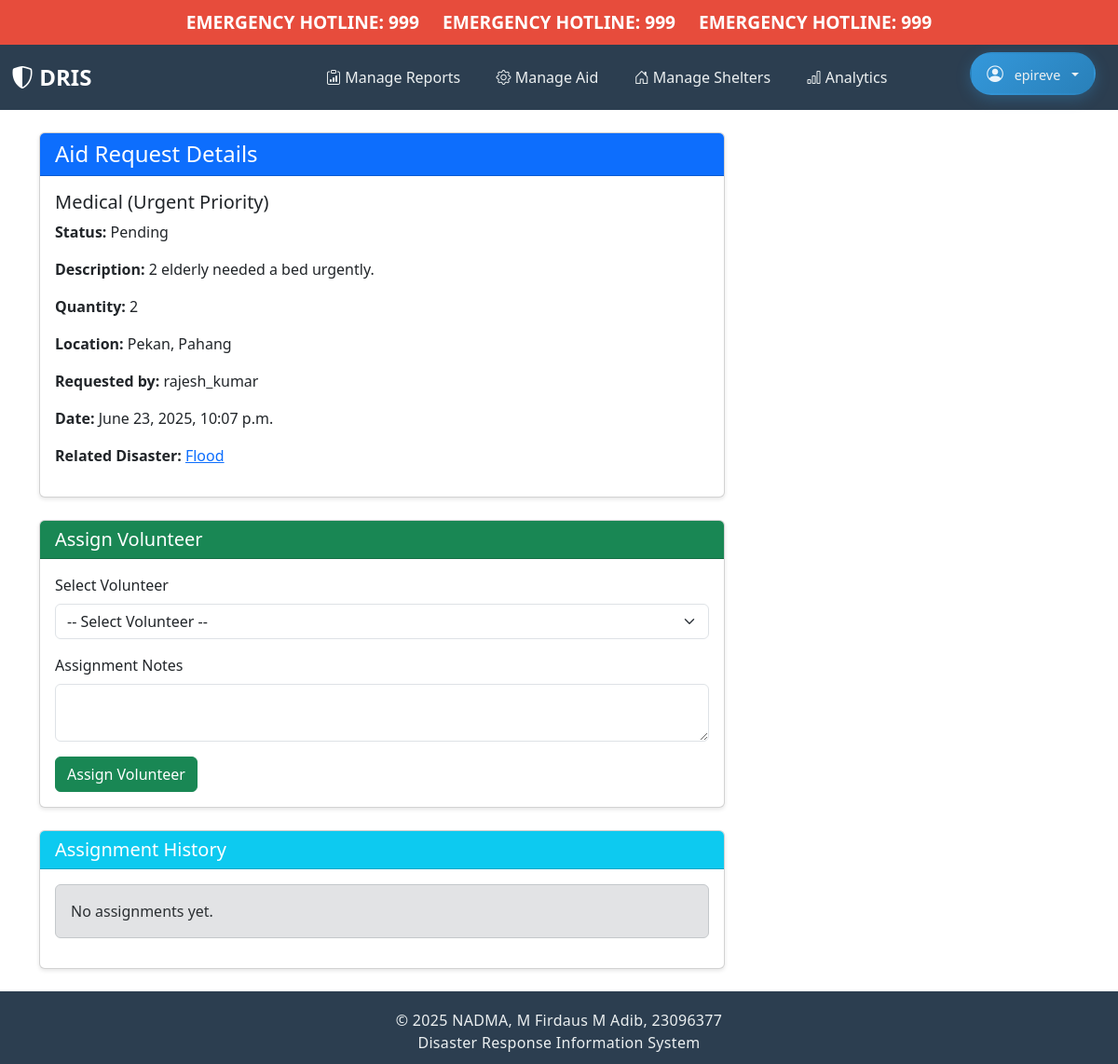
Screenshot of /aid/request/11/ (signed in) with the database file from the repository.
### core/models.py (models this page shows, shortened)
class User(AbstractUser):
    ROLE_CHOICES = [
        ("CITIZEN", "Citizen"),
        ("VOLUNTEER", "Volunteer"),
        ("AUTHORITY", "Authority"),
    ]
    role = models.CharField(max_length=10, choices=ROLE_CHOICES)

class AidRequest(models.Model):
    AID_TYPES = [
        ("FOOD", "Food"),
        ("WATER", "Water"),
        ("SHELTER", "Shelter"),
        ("MEDICAL", "Medical"),
        ("RESCUE", "Rescue"),
        ("OTHER", "Other"),
    ]
    STATUS_CHOICES = [
        ("PENDING", "Pending"),
        ("APPROVED", "Approved"),
        ("IN_PROGRESS", "In Progress"),
        ("FULFILLED", "Fulfilled"),
        ("REJECTED", "Rejected"),
    ]
    PRIORITY_CHOICES = [
        ("LOW", "Low"),
        ("MEDIUM", "Medium"),
        ("HIGH", "High"),
        ("URGENT", "Urgent"),
    ]
    requester = models.ForeignKey(
        User, on_delete=models.CASCADE, related_name="aid_requests"
    )
    disaster_report = models.ForeignKey(
        DisasterReport,
        on_delete=models.SET_NULL,
        null=True,
        blank=True,
        related_name="aid_requests",
    )
    aid_type = models.CharField(max_length=7, choices=AID_TYPES)
    description = models.TextField(
        help_text="Detailed description of the aid needed", blank=True, default=""
    )
    quantity = models.PositiveIntegerField(
        null=True, blank=True, help_text="Number of items/people needing assistance"
    )
    priority = models.CharField(
        max_length=6, choices=PRIORITY_CHOICES, default="MEDIUM"
    )
    status = models.CharField(max_length=11, choices=STATUS_CHOICES, default="PENDING")
    location_details = models.TextField(
        help_text="Specific location details for aid delivery", blank=True, default=""
    )
    timestamp = models.DateTimeField(auto_now_add=True)
    last_updated = models.DateTimeField(auto_now=True)
    assigned_to = models.ForeignKey(
        User,
        on_delete=models.SET_NULL,
        null=True,
        blank=True,
        related_name="assigned_aid_requests",
    )
    notes = models.TextField(blank=True, help_text="Additional notes or updates")
    class Meta:
        ordering = ["-timestamp"]

class DisasterReport(models.Model):
    DISASTER_TYPES = [
        ("FLOOD", "Flood"),
        ("LANDSLIDE", "Landslide"),
        ("HAZE", "Haze"),
        ("FIRE", "Fire"),
        ("EARTHQUAKE", "Earthquake"),
        ("OTHER", "Other"),
    ]
    SEVERITY_CHOICES = [
        ("LOW", "Low"),
        ("MEDIUM", "Medium"),
        ("HIGH", "High"),
        ("CRITICAL", "Critical"),
    ]
    STATUS_CHOICES = [
        ("NEW", "New"),
        ("VERIFIED", "Verified"),
        ("IN_PROGRESS", "In Progress"),
        ("RESOLVED", "Resolved"),
    ]
    reporter = models.ForeignKey(User, on_delete=models.CASCADE)
    disaster_type = models.CharField(max_length=10, choices=DISASTER_TYPES)
    description = models.TextField(help_text="Detailed description of the disaster")
    latitude = models.DecimalField(
        max_digits=9,
        decimal_places=6,
        validators=[MinValueValidator(-90), MaxValueValidator(90)],
    )
    longitude = models.DecimalField(
        max_digits=9,
        decimal_places=6,
        validators=[MinValueValidator(-180), MaxValueValidator(180)],
    )
    severity = models.CharField(max_length=8, choices=SEVERITY_CHOICES)
    status = models.CharField(max_length=11, choices=STATUS_CHOICES, default="NEW")
    timestamp = models.DateTimeField(auto_now_add=True)
    last_updated = models.DateTimeField(auto_now=True)

### core/views.py (the view, shortened to what this page needs)
# urls.py: path("aid/request/<int:pk>/", views.aid_request_detail, name="aid_request_detail"),
@login_required
def aid_request_detail(request, pk):
    aid_request = get_object_or_404(AidRequest, pk=pk)
    assignments = TaskAssignment.objects.filter(aid_request=aid_request).select_related(
        "volunteer", "authority"
    )
    can_assign = request.user.is_authenticated and (
        request.user.role == "AUTHORITY"
        or request.user.is_superuser
        or request.user.is_staff
    )
    volunteers = User.objects.filter(role="VOLUNTEER", is_active=True)
    assignment_error = None
    context = {
        "aid_request": aid_request,
        "can_update": request.user.role in ["VOLUNTEER", "AUTHORITY"],
        "assignments": assignments,
        "can_assign": can_assign,
        "volunteers": volunteers,
        "assignment_error": assignment_error,
    }
    return render(request, "aid/request_detail.html", context)

### core/templates/aid/request_detail.html (shortened to what this page needs)
{% extends "core/home.html" %}
{% block content %}
<div class="container mt-4">
    <div class="row">
        <div class="col-md-8">
            <div class="card mb-4">
                <div class="card-header bg-primary text-white">
                    <h4 class="mb-0">Aid Request Details</h4>
                </div>
                <div class="card-body">
                    <h5>{{ aid_request.get_aid_type_display }} ({{ aid_request.get_priority_display }} Priority)</h5>
                    <p><strong>Status:</strong> {{ aid_request.get_status_display }}</p>
                    <p><strong>Description:</strong> {{ aid_request.description }}</p>
                    <p><strong>Quantity:</strong> {{ aid_request.quantity }}</p>
                    <p><strong>Location:</strong> {{ aid_request.location_details }}</p>
                    <p><strong>Requested by:</strong> {{ aid_request.requester.username }}</p>
                    <p><strong>Date:</strong> {{ aid_request.timestamp|date:"F j, Y, P" }}</p>
                    {% if aid_request.disaster_report %}
                        <p><strong>Related Disaster:</strong>
                            <a href="{% url 'disaster_report_detail' aid_request.disaster_report.pk %}">
                                {{ aid_request.disaster_report.get_disaster_type_display }}
                            </a>
                        </p>
                    {% endif %}
                </div>
            </div>
            {% if can_assign %}
            <div class="card mb-4">
                <div class="card-header bg-success text-white">
                    <h5 class="mb-0">Assign Volunteer</h5>
                </div>
                <div class="card-body">
                    <form method="post">
                        <div class="mb-3">
                            <label for="volunteer_id" class="form-label">Select Volunteer</label>
                            <select name="volunteer_id" id="volunteer_id" class="form-select" required>
                                <option value="">-- Select Volunteer --</option>
                            </select>
                        </div>
                        <div class="mb-3">
                            <label for="assignment_notes" class="form-label">Assignment Notes</label>
                            <textarea name="assignment_notes" id="assignment_notes" class="form-control" rows="2"></textarea>
                        </div>
                        <button type="submit" class="btn btn-success">Assign Volunteer</button>
                    </form>
                </div>
            </div>
            {% endif %}
            <div class="card mb-4">
                <div class="card-header bg-info text-white">
                    <h5 class="mb-0">Assignment History</h5>
                </div>
                <div class="card-body">
                    {% if assignments %}
                        <table class="table table-bordered table-sm">
                            <thead>
                                <tr>
                                    <th>Volunteer</th>
                                    <th>Authority</th>
                                    <th>Status</th>
                                    <th>Notes</th>
                                    <th>Assigned At</th>
                                    <th>Last Updated</th>
                                </tr>
                            </thead>
                            <tbody>
                                {% for assignment in assignments %}
                                    <tr>
                                        <td>{{ assignment.volunteer.username }}</td>
                                        <td>{{ assignment.authority.username }}</td>
                                        <td>{{ assignment.get_status_display }}</td>
                                        <td>{{ assignment.notes|default:"-" }}</td>
                                        <td>{{ assignment.assigned_at|date:"Y-m-d H:i" }}</td>
                                        <td>{{ assignment.updated_at|date:"Y-m-d H:i" }}</td>
                                    </tr>
                                {% endfor %}
                            </tbody>
                        </table>
                    {% else %}
                        <div class="alert alert-secondary">No assignments yet.</div>
                    {% endif %}
                </div>
            </div>
        </div>
    </div>
</div>
{% endblock %}

### core/templates/core/navbar.html (shortened to what this page needs)
<div class="emergency-banner">
    <span class="emergency-marquee">EMERGENCY HOTLINE: 999 &nbsp; &nbsp; EMERGENCY HOTLINE: 999 &nbsp; &nbsp; EMERGENCY HOTLINE: 999</span>
</div>
<nav class="navbar navbar-expand-lg navbar-dark">
  <div class="container-fluid">
    <a class="navbar-brand" href="{% url 'home' %}">
      <i class="bi bi-shield-shaded"></i> DRIS
    </a>
    <div class="collapse navbar-collapse d-flex justify-content-center align-items-center" id="mainNavbar">
      <div class="flex-row navbar-nav d-flex align-items-center">
        {% if user.is_authenticated %}
            {% if user.is_superuser or user.is_staff or user.role == 'AUTHORITY' %}
                <a class="nav-link" href="{% url 'report_list' %}">
                    <i class="bi bi-clipboard-data"></i> Manage Reports
                </a>
                <a class="nav-link" href="{% url 'aid_request_list' %}">
                    <i class="bi bi-gear"></i> Manage Aid
                </a>
                <a class="nav-link" href="{% url 'shelter_directory' %}">
                    <i class="bi bi-house-door"></i> Manage Shelters
                </a>
                <a class="nav-link" href="{% url 'authority_analytics' %}">
                    <i class="bi bi-bar-chart"></i> Analytics
                </a>
            {% endif %}
            <div class="navbar-profile">
              <div class="dropdown">
                <button class="btn dropdown-toggle user-profile-dropdown" type="button" data-bs-toggle="dropdown" aria-expanded="false">
                  <i class="bi bi-person-circle profile-icon"></i> {{ user.username }}
                </button>
              </div>
            </div>
        {% endif %}
      </div>
    </div>
  </div>
</nav>

### core/templates/core/navbar.html (style rules this page uses)
.emergency-banner { background: #e74c3c; color: #fff; padding: 0.75rem 0; width: 100%; overflow: hidden; position: relative; z-index: 1050; font-weight: bold; font-size: 1.2rem; display: flex; align-items: center; justify-content: center; min-height: 48px; }
.emergency-marquee { display: inline-block; white-space: nowrap; animation: marquee 10s linear infinite; font-family: inherit; }
.navbar { background-color: #2c3e50; padding: 0.75rem 0; }
.navbar-brand { color: white !important; font-weight: bold; font-size: 1.5rem; }
.nav-link { color: #ecf0f1 !important; padding: 0.5rem 1rem !important; white-space: nowrap; transition: all 0.3s ease; border-radius: 8px; margin: 0 0.2rem; }
.navbar-nav { align-items: center; }
.dropdown-toggle { color: #ecf0f1 !important; background: none; border: none; padding: 0.5rem 1rem !important; }
.dropdown-toggle::after { margin-left: 0.5rem; }
.user-profile-dropdown { background: linear-gradient(135deg, #3498db, #2980b9); border-radius: 25px; padding: 0.5rem 1.2rem; margin: 0 0.5rem; font-size: 0.9rem; font-weight: 500; border: 2px solid transparent; transition: all 0.3s ease; box-shadow: 0 4px 15px rgba(52, 152, 219, 0.3); }
.navbar-profile { margin-left: 1rem; display: flex; align-items: center; }
.profile-icon { font-size: 1.1rem; margin-right: 0.5rem; color: rgba(255,255,255,0.9); }

### rows the page displays
User: username "epireve"
AidRequest: aid_type "Medical", priority "Urgent", status "Pending", description "2 elderly needed a bed urgently.", quantity "2", location_details "Pekan, Pahang", requester.username "rajesh_kumar", timestamp "June 23, 2025, 10:07 p.m.", disaster_report.disaster_type "Flood"
